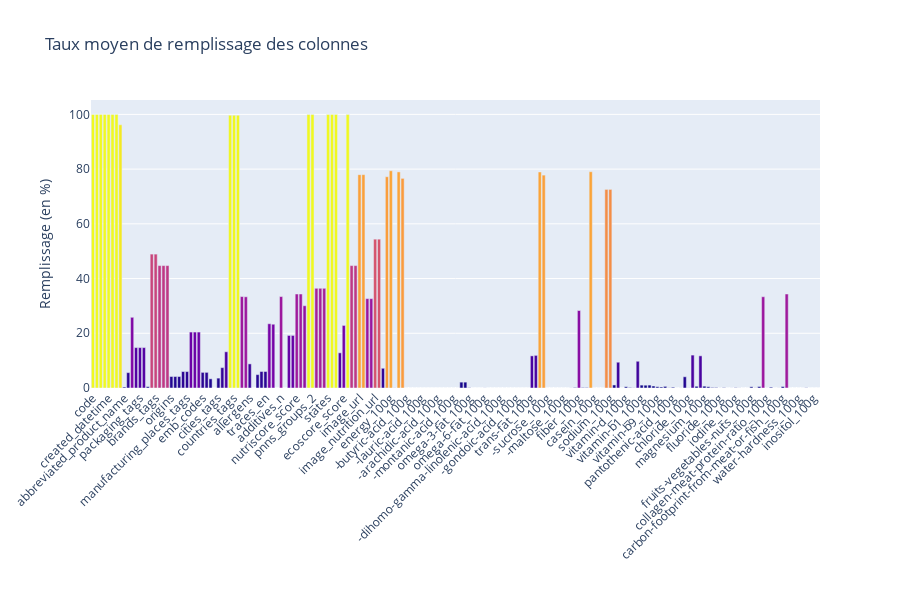

Notebook cell for this chart:
### Markdown cell above
Et on l'affiche sous forme de graphique

### Code cell
fill_ratio_df = pd.DataFrame(fill_ratio*100, columns=['fill_rate'])
#fill_ratio_df = fill_ratio_df.sort_values(by='fill_rate', ascending=False)

fig = px.bar(fill_ratio_df, y="fill_rate", 
             #width=900,
             height=600,
             color='fill_rate', 
             title="Taux moyen de remplissage des colonnes",
             labels={
                "fill_rate": "Remplissage (en %)",
                "index": "",
                },
            )
fig.update_coloraxes(showscale=False)
fig.update_xaxes(tickangle = -45)
fig.show()

### Figure 1 — Plotly figure (JSON) as saved in the notebook; plotly's stock layout.template omitted (floating-point values rounded to 4 significant figures; data arrays with more than 128 entries replaced by an {"elided": "..."} marker saying what was removed)
{"data": [{"alignmentgroup": "True", "hovertemplate": "=%{x}<br>Remplissage (en %)=%{marker.color}<extra></extra>", "legendgroup": "", "marker": {"color": {"elided": "186 float values"}, "coloraxis": "coloraxis", "pattern": {"shape": ""}}, "name": "", "offsetgroup": "", "orientation": "v", "showlegend": false, "textposition": "auto", "type": "bar", "x": {"elided": "186 str values"}, "xaxis": "x", "y": {"elided": "186 float values"}, "yaxis": "y"}], "layout": {"barmode": "relative", "coloraxis": {"colorbar": {"title": {"text": "Remplissage (en %)"}}, "colorscale": [[0, "#0d0887"], [0.1111, "#46039f"], [0.2222, "#7201a8"], [0.3333, "#9c179e"], [0.4444, "#bd3786"], [0.5556, "#d8576b"], [0.6667, "#ed7953"], [0.7778, "#fb9f3a"], [0.8889, "#fdca26"], [1, "#f0f921"]], "showscale": false}, "height": 600, "legend": {"tracegroupgap": 0}, "title": {"text": "Taux moyen de remplissage des colonnes"}, "xaxis": {"anchor": "y", "domain": [0, 1], "tickangle": -45, "title": {"text": ""}}, "yaxis": {"anchor": "x", "domain": [0, 1], "title": {"text": "Remplissage (en %)"}}}}
